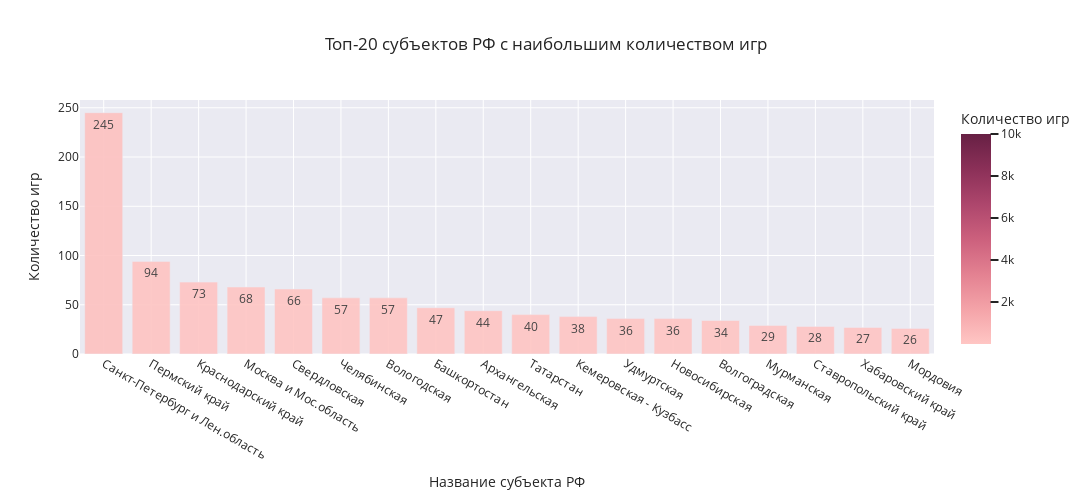

The code cell stored with this chart in its notebook:
### Code cell
#строим диаграмму распределения количества игр по субъектам РФ (абсолютные значения)
barchart_region_name = px.bar(
    data_frame=region_top_20,
    y="count",
    x="region_name",
    color="count",
    opacity=0.9,                  
    orientation="v",              
    barmode='relative',             
    color_continuous_scale=px.colors.sequential.Burg,                               
    range_color=[1,10000],                                   
    text='count',            
    hover_name='region_name',       
    labels={"count":"Количество игр", "region_name":"Название субъекта РФ"},           
    title='Топ-20 субъектов РФ с наибольшим количеством игр', 
    width=1100,                  
    height=500,                   
    template='seaborn',            
)
barchart_region_name

### Figure 1 — Plotly figure (JSON) as saved in the notebook; plotly's stock layout.template omitted (floating-point values rounded to 4 significant figures)
{"data": [{"alignmentgroup": "True", "hovertemplate": "<b>%{hovertext}</b><br><br>Название субъекта РФ=%{x}<br>Количество игр=%{marker.color}<extra></extra>", "hovertext": ["Санкт-Петербург и Лен.область", "Пермский край", "Краснодарский край", "Москва и Мос.область", "Свердловская", "Челябинская", "Вологодская", "Башкортостан", "Архангельская", "Татарстан", "Кемеровская - Кузбасс", "Удмуртская", "Новосибирская", "Волгоградская", "Мурманская", "Ставропольский край", "Хабаровский край", "Мордовия"], "legendgroup": "", "marker": {"color": [245, 94, 73, 68, 66, 57, 57, 47, 44, 40, 38, 36, 36, 34, 29, 28, 27, 26], "coloraxis": "coloraxis", "opacity": 0.9, "pattern": {"shape": ""}}, "name": "", "offsetgroup": "", "orientation": "v", "showlegend": false, "text": [245, 94, 73, 68, 66, 57, 57, 47, 44, 40, 38, 36, 36, 34, 29, 28, 27, 26], "textposition": "auto", "type": "bar", "x": ["Санкт-Петербург и Лен.область", "Пермский край", "Краснодарский край", "Москва и Мос.область", "Свердловская", "Челябинская", "Вологодская", "Башкортостан", "Архангельская", "Татарстан", "Кемеровская - Кузбасс", "Удмуртская", "Новосибирская", "Волгоградская", "Мурманская", "Ставропольский край", "Хабаровский край", "Мордовия"], "xaxis": "x", "y": [245, 94, 73, 68, 66, 57, 57, 47, 44, 40, 38, 36, 36, 34, 29, 28, 27, 26], "yaxis": "y"}], "layout": {"barmode": "relative", "coloraxis": {"cmax": 10000, "cmin": 1, "colorbar": {"title": {"text": "Количество игр"}}, "colorscale": [[0, "rgb(255, 198, 196)"], [0.1667, "rgb(244, 163, 168)"], [0.3333, "rgb(227, 129, 145)"], [0.5, "rgb(204, 96, 125)"], [0.6667, "rgb(173, 70, 108)"], [0.8333, "rgb(139, 48, 88)"], [1, "rgb(103, 32, 68)"]]}, "height": 500, "legend": {"tracegroupgap": 0}, "title": {"text": "Топ-20 субъектов РФ с наибольшим количеством игр"}, "width": 1100, "xaxis": {"anchor": "y", "domain": [0, 1], "title": {"text": "Название субъекта РФ"}}, "yaxis": {"anchor": "x", "domain": [0, 1], "title": {"text": "Количество игр"}}}}
